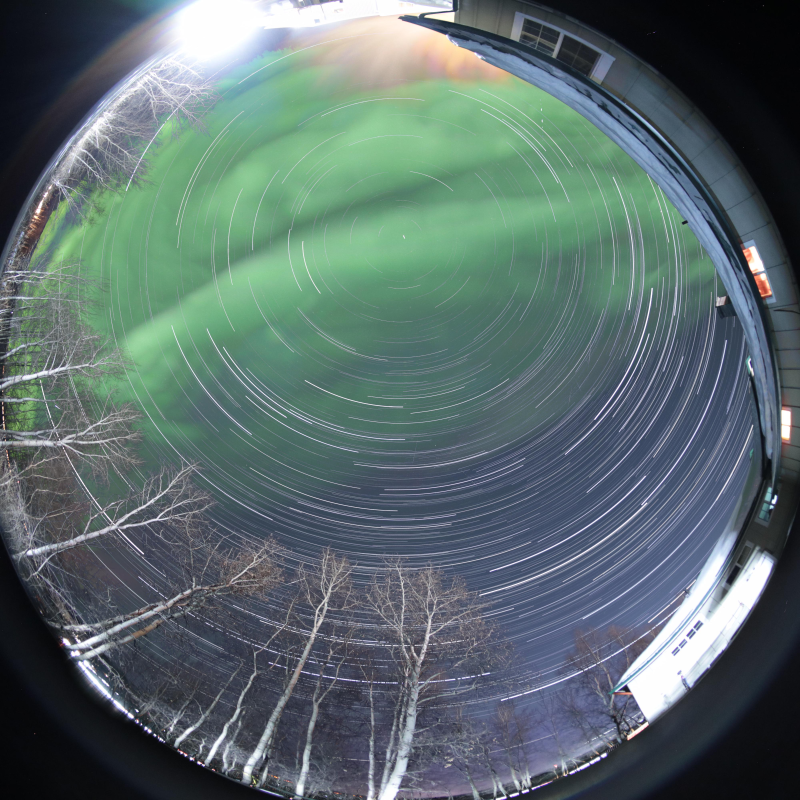
#> input picture 2024-03-13-auroreye07.jpg, 4000 x 4000 px (shown at 1/5 size); its folder holds 4 pictures in this run
$ python raw_tn_extractor.py --path .
#> lines starting #> are read from the running program, lines starting #| are printed output that depends on the picture
import os
import sys
from re import X
from argparse import ArgumentParser, ArgumentError
import fnmatch
from pathlib import Path
import numpy as np
import json
import cv2
import image_sequence_metadata


class KeogramGenerator():

  def __init__(self):
    self.image_file_list = None
    self.path = None
    self.window = None
    self.rotation = 0
    self.index = 0
    self.declination = 0
    self.prerotate = 0
    self.prescale = 400

  def get_image_file_list(self, path):
    if self.image_file_list:
      return self.image_file_list
    input_path = path
    try:
      files = fnmatch.filter(os.listdir(input_path), '*.jpg')
    except:
      print(f"ERROR: could not open folder for resizing operation: {input_path}")
      print(f"exception details: {sys.exc_info()[0]}: {sys.exc_info()[1]}")
      return
    # output_path = os.path.join(input_path,self.scaled_folder_name)
    files.sort()
    self.image_file_list = files
    return files

  # [52 lines left out: function make_keogram, not called in this run]


  def make_contact_sheet(self, path, prescale, prerotate, rows=1, columns=20, image_size=200):
    image_padding_pixels = 16
    contact_sheet_width = (image_size + image_padding_pixels) * columns
    contact_sheet_height = image_size * rows
    contact_sheet = np.zeros((contact_sheet_height, contact_sheet_width, 3), np.uint8)
    files = self.get_image_file_list(path)
    total_files = len(files)
    file_sample_count = rows * columns
    offset_start = 3 # make sure we don't get setup frames from start or end of sequence
    offset_end = 1
    total_files = total_files - offset_start - offset_end
    step = total_files // file_sample_count
    files_for_contact_sheet = files[offset_start: total_files - offset_end: step]
    files_for_contact_sheet = files_for_contact_sheet[0:-1] # drop last one since it is over what we want by one
    files_to_scan_count = len(files_for_contact_sheet)

    print(f"files_for_contact_sheet:{files_for_contact_sheet}")

    on_first_image = True
    # contact_sheet = None

    cv2.namedWindow("keo", cv2.WINDOW_NORMAL)

    try:
      for i, f in enumerate(files_for_contact_sheet):
        print(f"generating contact_sheet: [{i}/{files_to_scan_count}]\r", end="\n")
        file_path = os.path.join(path, f)
        input_img = cv2.imread(file_path, cv2.IMREAD_COLOR)

        # prerotate
        height, width = input_img.shape[:2]

        centerX, centerY = (width // 2, height // 2)
        M = cv2.getRotationMatrix2D((centerX, centerY), -prerotate, 1.0)
        rotated = cv2.warpAffine(input_img, M, (width, height))

        img = cv2.resize(rotated, (image_size, image_size))

        # if i % 10 == 0:
        #   cv2.imshow("prescaled and rotated", img)


        if on_first_image:
          on_first_image = False
          # contact_sheet = np.zeros((height, keo_width, 3), np.uint8)
          cv2.resizeWindow("keo", contact_sheet_width, contact_sheet_height)
        col_start = i * (image_size + image_padding_pixels)
        col_end = col_start + image_size
        contact_sheet[0:image_size, col_start:col_end] = img

        center_y = image_size // 2
        center_x = col_start + image_size // 2
        thickness = 4
        color = (0,0,0)
        # cv2.circle(contact_sheet, (center_x, center_y), (image_size + thickness) // 2, color, thickness, lineType=cv2.LINE_AA)

        # contact_sheet = np.append(contact_sheet, slice, axis=1) # slow
        cv2.imshow("keo", contact_sheet)
        cv2.waitKey(1)


      output_path = os.path.join(path, "contact_sheet.png")
      cv2.imwrite(output_path, contact_sheet)

      print(f"contact_sheet complete without error: dimensions:{contact_sheet.shape}")
    except:
      print(f"ERROR: could not create contact_sheet")
      print(f"exception details: {sys.exc_info()[0]}: {sys.exc_info()[1]}")
      return

  def load_image(self):
    img = cv2.imread(os.path.join(self.path, self.image_file_list[self.index]), cv2.IMREAD_COLOR)
    return img

  def rotate_image(self, image):
    height, width = image.shape[:2]
    centerX, centerY = (width // 2, height // 2)
    M = cv2.getRotationMatrix2D((centerX, centerY), -self.rotation - self.declination, 1.0)
    rotated = cv2.warpAffine(image, M, (width, height))
    return rotated


  def get_rotation_angle(self, path):
    files = self.get_image_file_list(path)
    self.index = 0
    file_count = len(self.image_file_list)
    windowName = 'main'
    self.window = windowName
    cv2.namedWindow(self.window, cv2.WINDOW_NORMAL)
    # cv2.resizeWindow(self.window, 800, 800)
    cv2.createTrackbar('Image', self.window, 0, file_count, self.on_change_image)
    cv2.createTrackbar('Rotation', self.window, 0, 360, self.on_change_rotation)
    cv2.createTrackbar('Declination', self.window, 50, 100, self.on_change_declination)
    cv2.resizeWindow(self.window, 800, 800)
    self.draw()
    print("ready to align keogram. press any key when ready to make keogram")
    cv2.waitKey(0)
    print("generating transform metadata file...")
    self.generate_transform_metadata_file()
    print("generating image sequence metadata file...")
    image_sequence_metadata.iterate_through_image_directory(self.path, None)
    print("generating contact_sheet...")
    self.generate_contact_sheet()
    print("contact_sheet generation complete. press any key")
    cv2.waitKey(0)
    print("generating keogram...")
    # self.generate_keogram()
    print("keogram generation complete. press any key")
    cv2.waitKey(0)
    print("complete!")
    cv2.destroyAllWindows()

  def generate_transform_metadata_file(self):
    metadata = {}
    metadata["keogram_height"] = int(self.prescale)
    metadata["root_path"] = self.path
    metadata["rotation"] = self.rotation
    metadata["declination"] = self.declination

    json_object = json.dumps(metadata, indent=2)

    with open(os.path.join(self.path, "transform_metadata.json"),"w") as f:
      f.write(json_object)


  def draw(self):
    img = self.load_image()
    img_rotated = self.rotate_image(img)
    cv2.line(img_rotated, (img_rotated.shape[1]//2,0), (img_rotated.shape[1]//2,img_rotated.shape[0]), (255, 0, 128), 4)

    font = cv2.FONT_HERSHEY_SIMPLEX
    fontScale = 3
    fontColor = (255,255,255)
    thickness = 3
    lineType = 2

    cv2.putText(img_rotated, f"DECLINATION: {self.declination}", (10, 100), font, fontScale, fontColor, thickness, lineType)
    cv2.putText(img_rotated, f"IMG ROTATION: {self.rotation}", (10, 200), font, fontScale, fontColor, thickness, lineType)
    cv2.putText(img_rotated, f"IMG INDEX: {self.index}", (10, 300), font, fontScale, fontColor, thickness, lineType)

    cv2.imshow(self.window, img_rotated)
    # cv2.resizeWindow(window, 400, 400)


  def on_change_image(self, index):
    self.index = int(index)
    self.draw()


  def on_change_rotation(self, angle):
    self.rotation = angle
    self.draw()


  def on_change_declination(self, value):
    self.declination = value - 50 # slider only goes from 0
    self.draw()

  def generate_keogram(self):
    self.make_keogram(self.path, int(self.prescale), float(self.rotation) + float(self.declination))

  def generate_contact_sheet(self):
    self.make_contact_sheet(self.path, int(self.prescale), float(self.rotation) + float(self.declination))

  def process_cli(self):
    parser = ArgumentParser()
    parser.add_argument('--path', required=True, help='path to folder to create keogram')
    parser.add_argument('--keogram', default=False, action='store_true', required=False, help='create keogram png file')
    parser.add_argument('--contactsheet', default=False, action='store_true', required=False, help='create contact sheet png file')
    parser.add_argument('--metadata', default=False, action='store_true', required=False, help='create metadata file')
    parser.add_argument('--prerotate', default="0", required=False, help='angle in degrees clockwise to rotate the image before sampling the keogram (assumes square image)')
    parser.add_argument('--prescale', default="400", required=False, help='image size in pixels to scale the image before sampling (assumes square image)')

    self.args = vars(parser.parse_args())
    for arg, value in self.args.items():
      print(arg, value)
    self.path = self.args["path"]
    self.prerotate = int(self.args["prerotate"])
    self.prescale = int(self.args["prescale"])
    self.get_rotation_angle(self.path)
#> slider 'Image' is set to 1
#> slider 'Rotation' is set to 100
#> in load_image, img is the input picture: shape (4000, 4000, 3); mean B, G, R 108.5, 108.5, 90.6
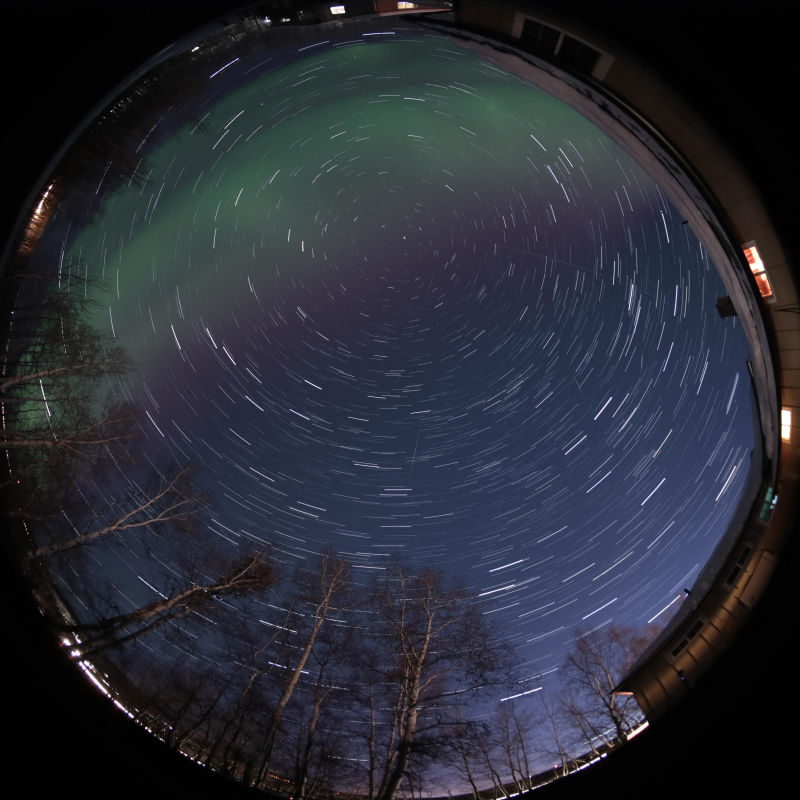
#> input picture allblended0-300.jpg, 4000 x 4000 px (shown at 1/5 size)
#> in load_image, img is the input picture: shape (4000, 4000, 3); mean B, G, R 53.6, 43.6, 40.6
#> in rotate_image (call 3), `rotated = cv2.warpAffine(image, M, (width, height))`:
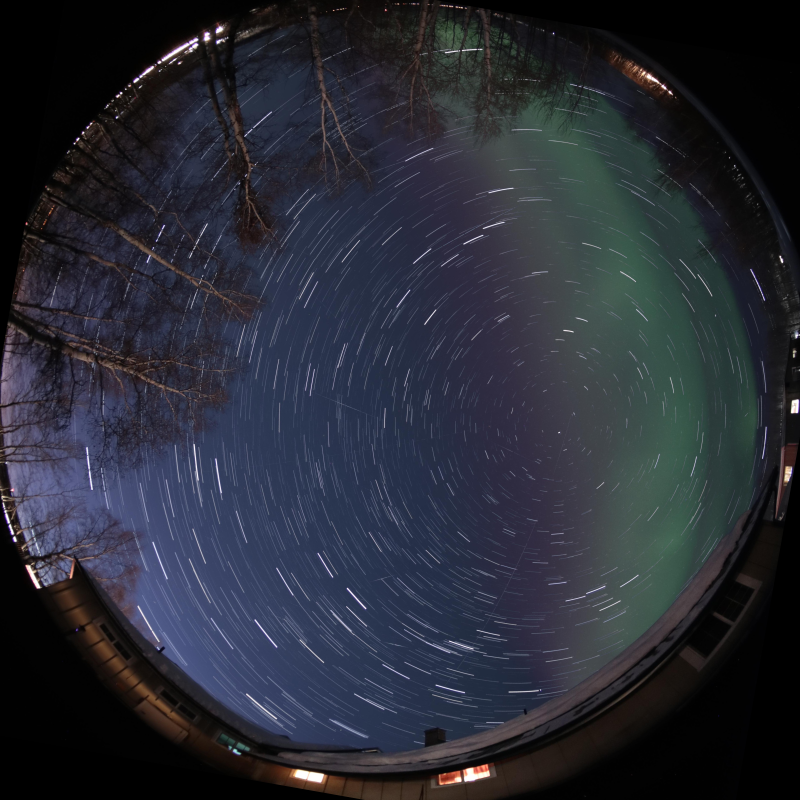
#> rotated: shape (4000, 4000, 3) (shown at 1/5 size); mean B, G, R 53.4, 43.3, 40.3
    # self.make_keogram(path, int(prescale), float(prerotate))


  # [80 lines left out: functions get_image_size, folder_status, not called in this run]


if __name__ == '__main__':
  kg = KeogramGenerator()
#> (the run stopped early here; a loop or call above may not have finished)
